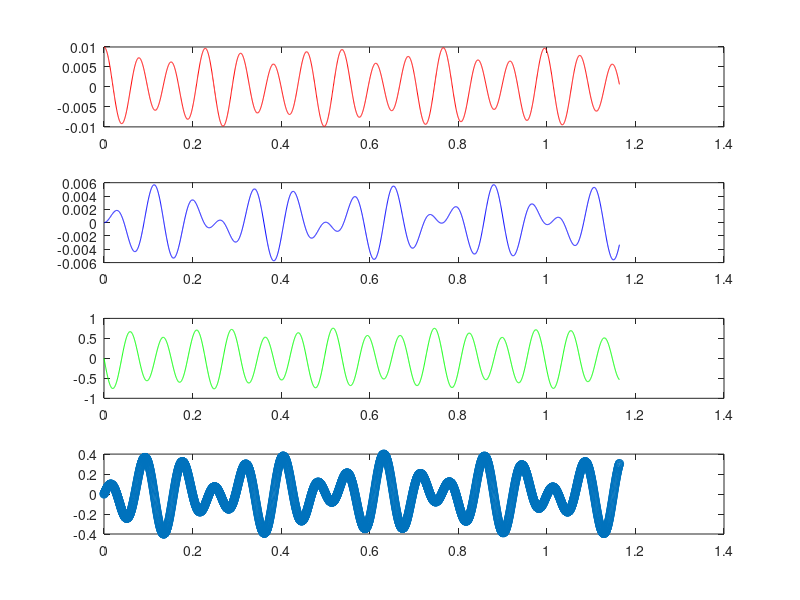

Source code (MATLAB):
clc;
clear all;
k1=4000;k2=2000;k3=6000;
m1=1;m2=2;
M=[m1 0; 0 m2];
K=[k1+k2 -k2; -k2 k2+k3];
[modesp ,frq]=eig(K,M);
A00=zeros(2);A11=eye(2);
CM=[A00 A11;-inv(M)*K A00];
max_frq=max(sqrt(diag(frq))/2*pi);
dt=1/(max_frq*20);
t=0:dt:3000*dt;
testode=@(t,y)(CM*y);

y0=[0.01 0 0 0];
[time ,yt]=ode23(testode,t,y0);
subplot(4, 1,1)
plot(t,yt(:,1),'r');
subplot(4, 1,2)
plot(t,yt(:,2),'b')
subplot(4, 1,3)
plot(t,yt(:,3),'g')
subplot(4, 1,4)
plot(t,yt(:,4),'o')
%xlim(-0.02,0.02)
%ylim(-0.02,0.02)
